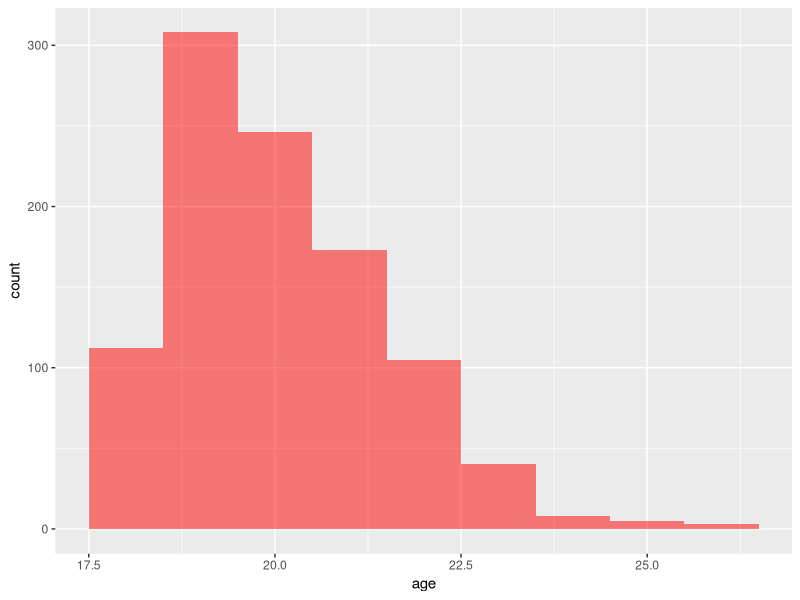
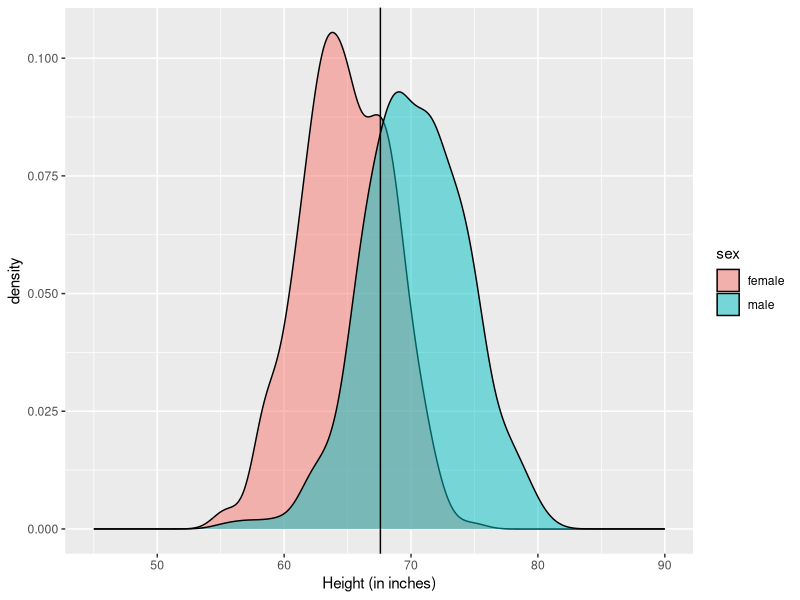
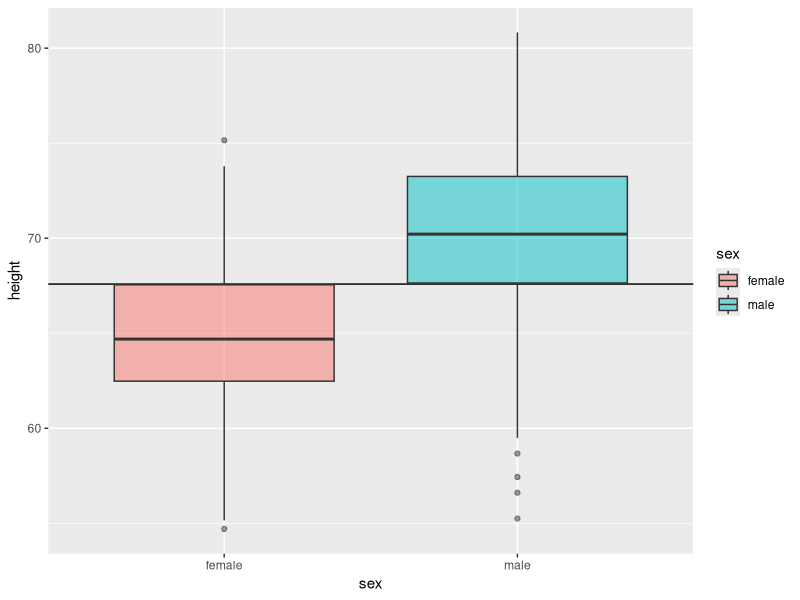
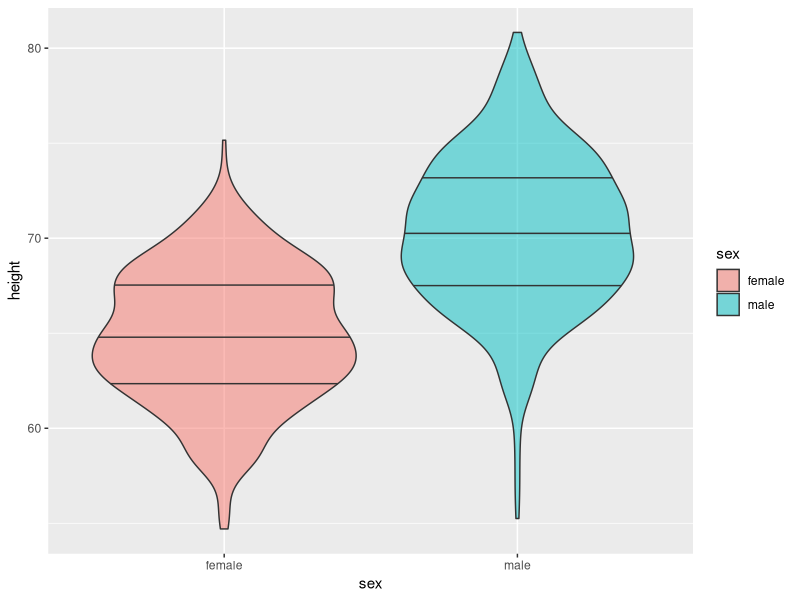
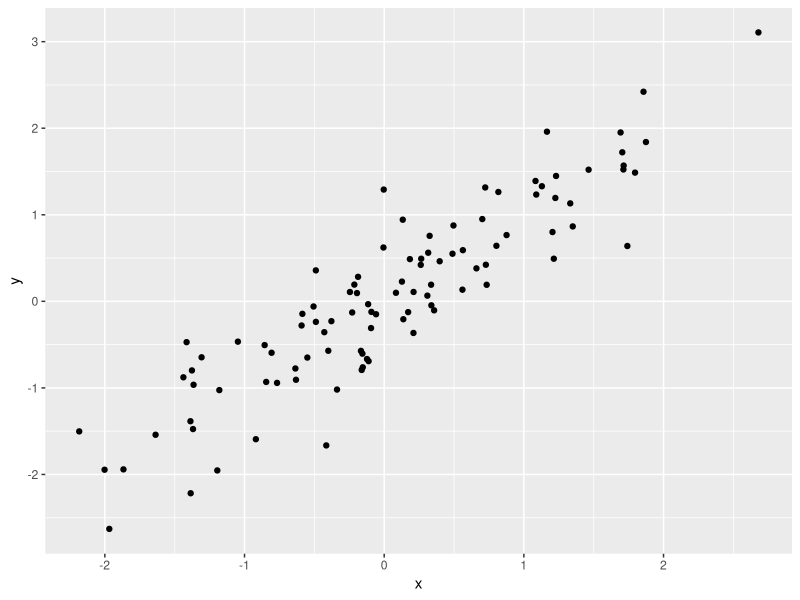
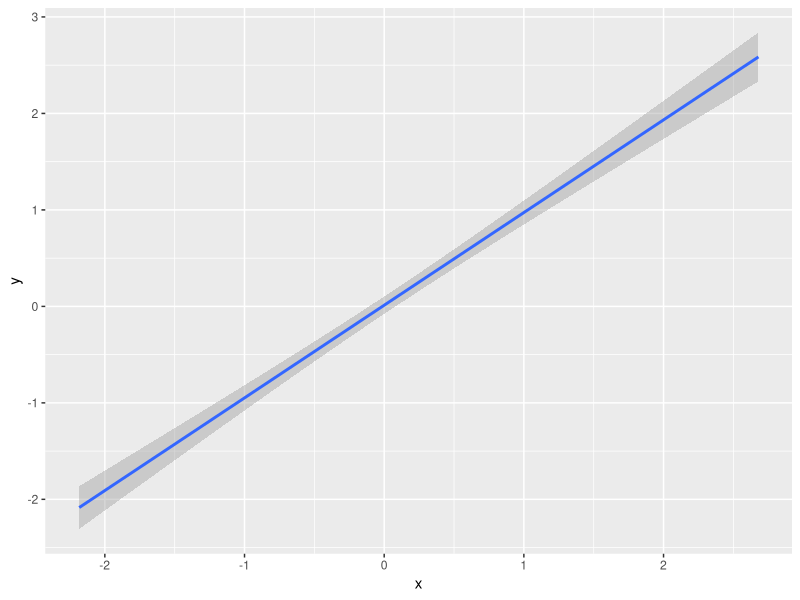
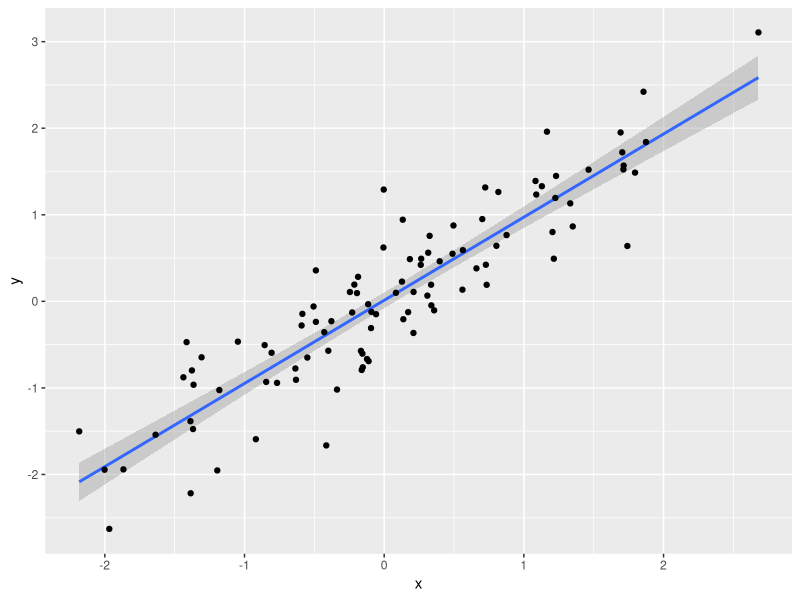
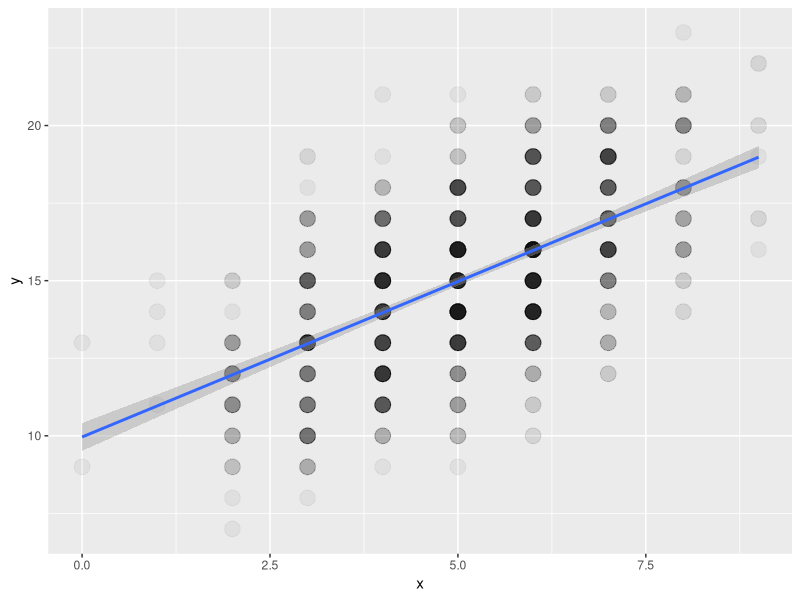

R code for these plots, in order:
## ---- chunk 1
#suppress the warnings and other messages from showing in the knitted file.
knitr::opts_chunk$set(
  fig.width  = 8, 
  fig.height = 5, 
  fig.path   = 'images/03/',
  echo       = TRUE, 
  warning    = FALSE, 
  message    = FALSE
)
## ---- chunk 2
library(tidyverse)
library(viridis)
## ---- chunk 3

data.frame(
  age = rpois(1000, 2) + 18
) %>%
  ggplot(aes(age)) +
  geom_histogram(binwidth = 1, fill="red", alpha=0.5)
  
## ---- chunk 4

df <- data.frame(
  sex = rep(c("male", "female"), each = 500),
  height = c(rnorm(500, 70, 4), rnorm(500, 65, 3.5))
) 
  
ggplot(df, aes(height, fill=sex)) +
  geom_density(alpha=0.5) +
  geom_vline(xintercept = mean(df$height)) +
  xlim(45, 90) +
  xlab("Height (in inches)")

## ---- chunk 5
ggplot(df, aes(sex, height, fill=sex)) +
  geom_hline(yintercept = mean(df$height)) +
  geom_boxplot(alpha=0.5)
## ---- chunk 6
ggplot(df, aes(sex, height, fill=sex)) +
  geom_violin(draw_quantiles = c(0.25, 0.5, 0.75), alpha=0.5)
## ---- chunk 7

df2 <- data.frame(
  x = rnorm(100)
) %>%
  mutate(y = x + rnorm(100, 0, 0.5))

ggplot(df2, aes(x, y)) +
  geom_point()

## ---- chunk 8
ggplot(df2, aes(x, y)) +
  geom_smooth(method="lm")
## ---- chunk 9
ggplot(df2, aes(x, y)) +
  geom_smooth(method="lm") +
  geom_point()
## ---- chunk 10

df3 <- data.frame(
  x = rbinom(1000, 10, 0.5)
) %>%
  mutate(y = x + rbinom(1000, 20, 0.5))

ggplot(df3, aes(x, y)) +
  geom_point(size = 5, alpha = .05) +
  geom_smooth(method="lm")

## ---- chunk 11

df3 %>%
  group_by(x, y) %>%
  summarise(count = n()) %>%
  ggplot(aes(x, y, color=count)) +
  geom_point(size = 5) +
  scale_color_viridis()

## ---- chunk 12

data.frame(
  a1 = rnorm(100),
  b1 = rnorm(100)
) %>% 
mutate(
  a2 = a1 + rnorm(100),
  a3 = a1 + rnorm(100),
  a4 = a1 + rnorm(100),
  b2 = b1 + rnorm(100),
  b3 = b1 + rnorm(100),
  b4 = b1 + rnorm(100)
) %>%
  cor() %>%
  as.data.frame() %>%
  rownames_to_column(var = "V1") %>%
  gather("V2", "r", a1:b4) %>%
  ggplot(aes(V1, V2, fill=r)) +
  geom_tile() +
  scale_fill_viridis()
  
